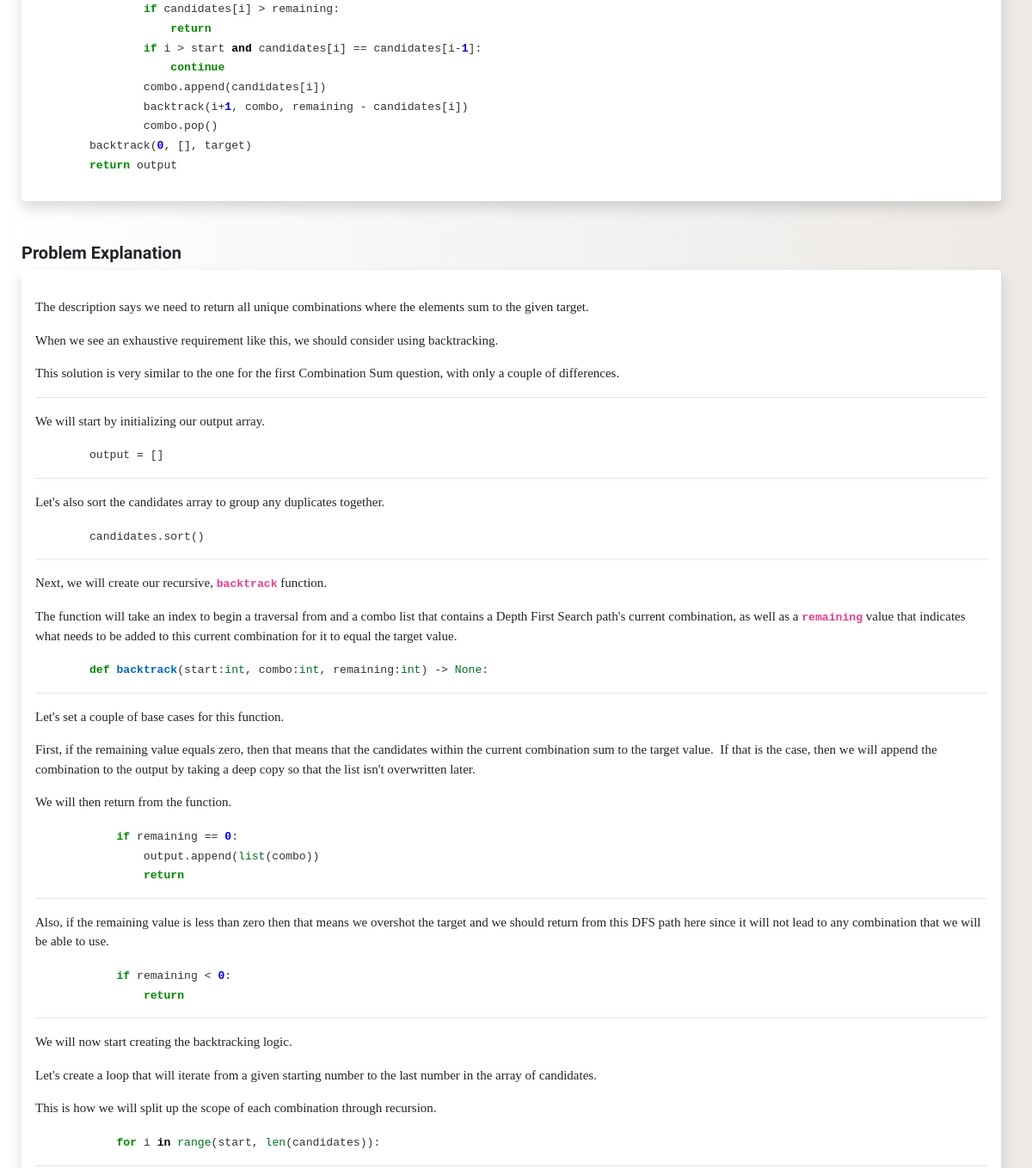
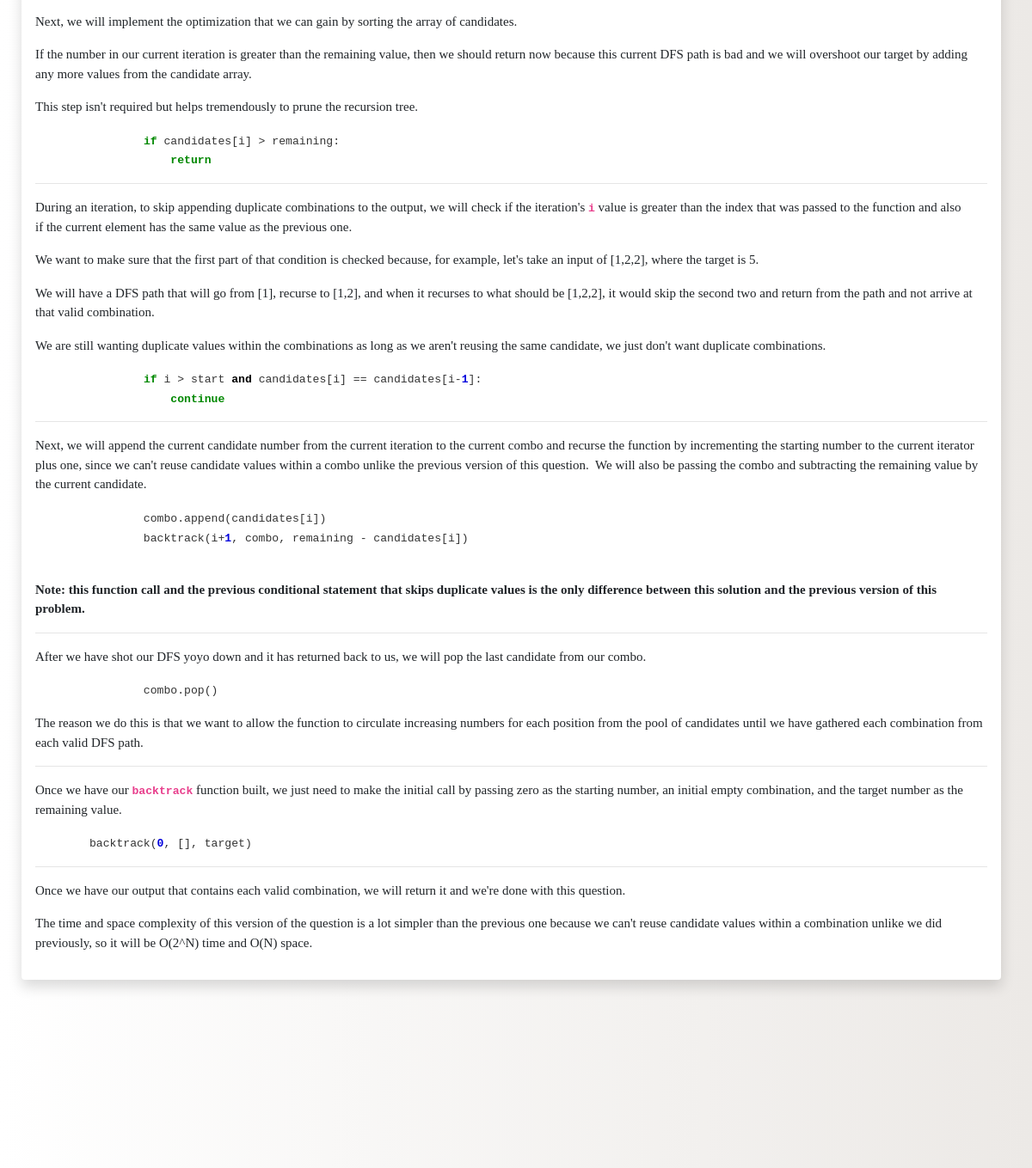
The app's page /post/115/ (middle part), older data (2 pictures, top to bottom).
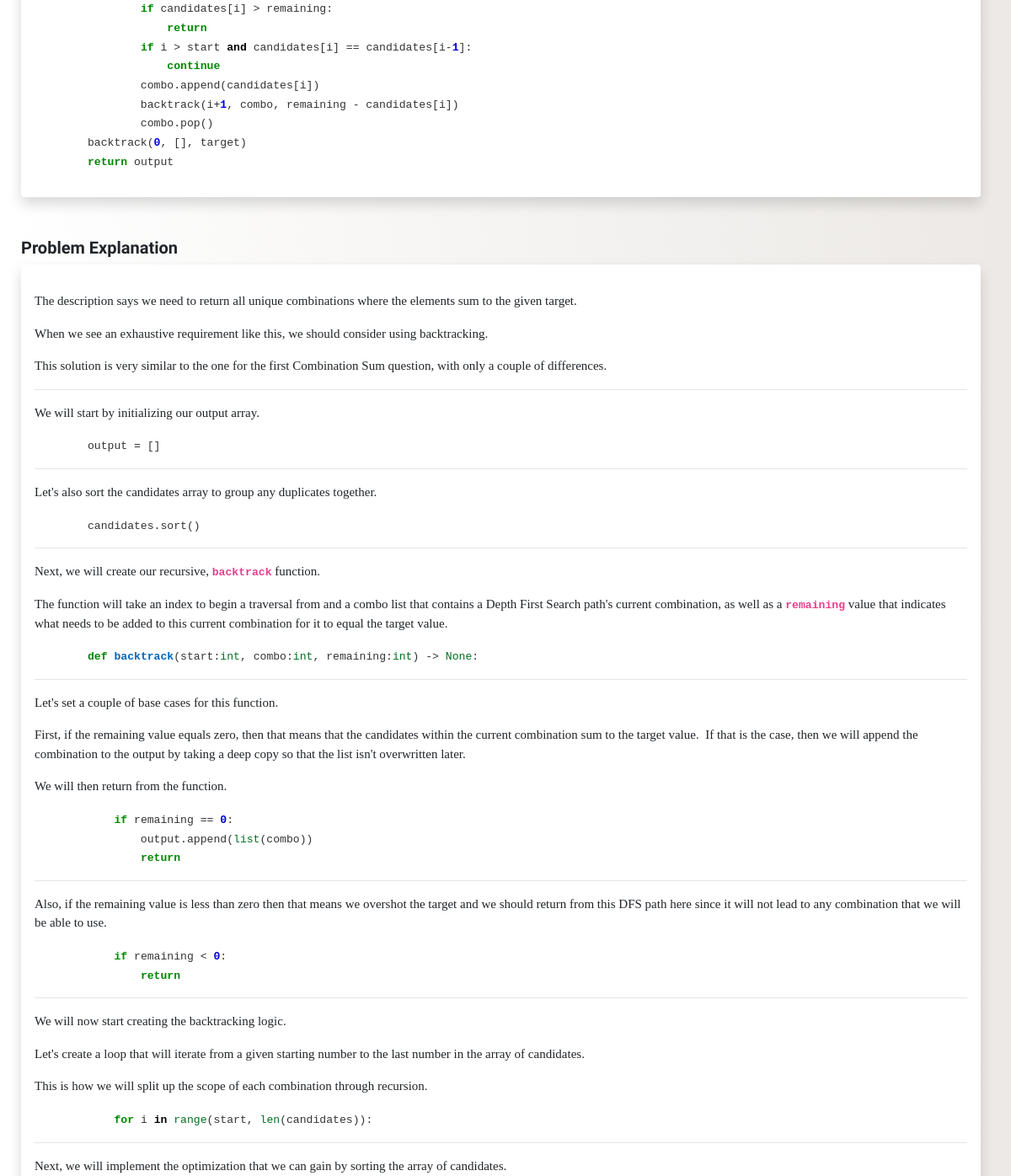
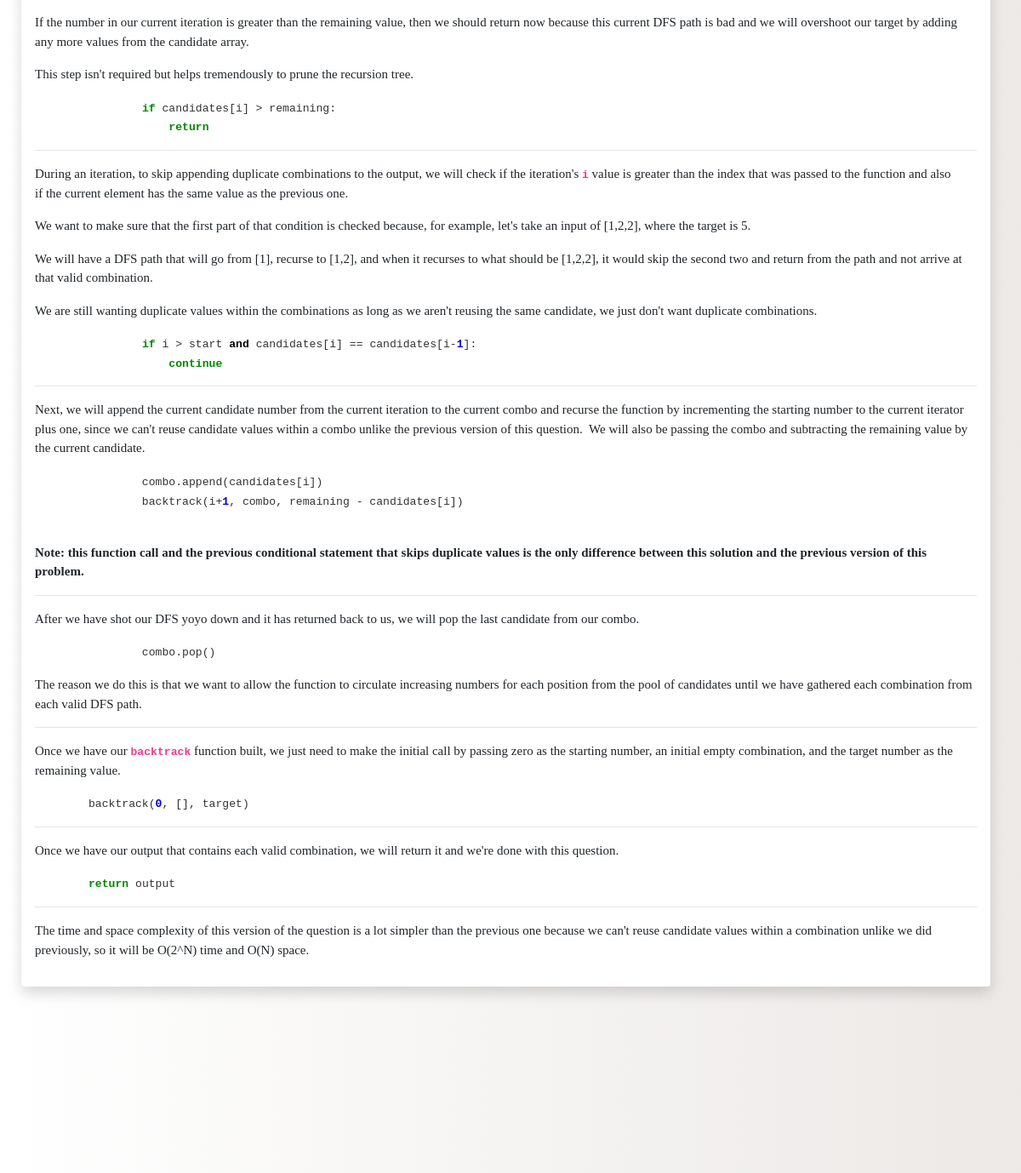
The same page, newer data (2 pictures, top to bottom).
### blog/models.py (models this page shows, shortened)
class Post(models.Model):
    author = models.TextField()
    title = RichTextField()
    category = models.TextField(choices = CATEGORY_CHOICES, default = 'arrays')
    alt_category = models.TextField(choices = CATEGORY_CHOICES, blank=True, null = True)
    difficulty = models.TextField(choices = DIFFICULTY_CHOICES, default = 'easy')
    description = RichTextField()
    text = RichTextField()
    explanation = RichTextField()
    additional_notes = RichTextField(blank=True, null = True)
    published_date = models.DateTimeField(blank=True, null=True)

### blog/views.py (the view)
# urls.py: path('post/<int:pk>/', views.PostDetailView.as_view(), name='post_detail'),
class PostDetailView(DetailView):
    model = Post

### blog/templates/blog/post_detail.html (shortened to what this page needs)
{% extends 'blog/base.html' %}
{% block content %}
<div class="pops col-md-12">
  <div class="posttext shadow p-3 mb-5 bg-white rounded">
      <p>{{ post.text|safe}}</p>
  </div>
<h5><b>Problem Explanation</b></h5>
<div class="postexplanation shadow p-3 mb-5 bg-white rounded">
    <p>{{ post.explanation|safe}}</p>
</div>
  </div>
  {% endblock %}

Row changes from the older to the newer data that the page shows:
changed Post: explanation "…done with this question. The time and space…" → "…done with this question. return output The time and space…"
